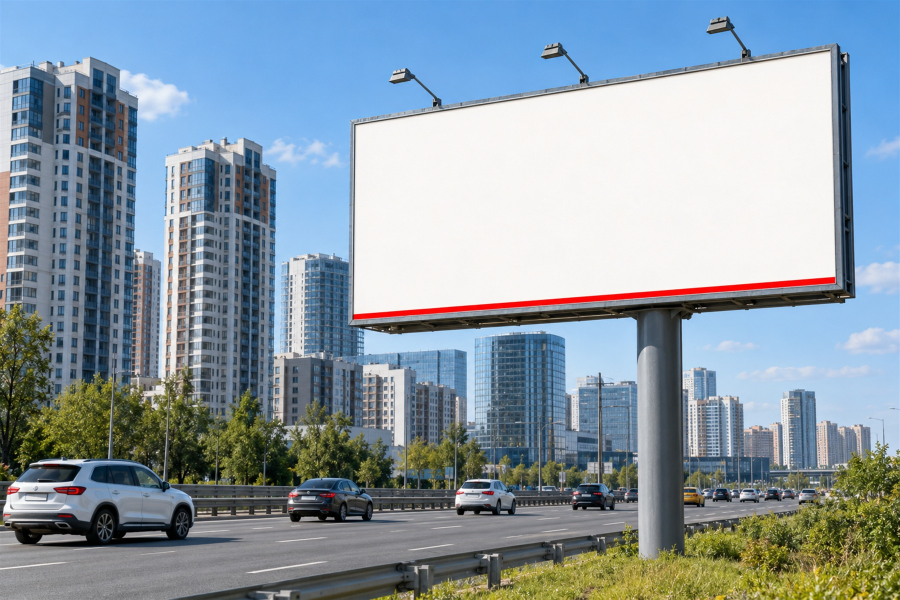
#> input picture design/assets/photos-day/day-1-highway.jpg, 1800 x 1200 px (shown at 1/2 size)
$ python comp_day.py
#> lines starting #> are read from the running program, lines starting #| are printed output that depends on the picture
import cv2, numpy as np, json, subprocess, sys, os
src='../../assets/photos-day/'
dst='out_day/'; os.makedirs(dst,exist_ok=True); os.makedirs('cr/r',exist_ok=True)
Q=json.load(open('quads_day.json'))
#> (reads design/tools/creatives/quads_day.json from the repository)
ASSIGN={'day-1-highway.jpg':1,'day-2-mall.jpg':3,'day-3-dealer.jpg':5,'day-4-cafe.jpg':2,'day-5-office.jpg':4,'day-6-residential.jpg':2}
only=sys.argv[1:] or list(ASSIGN)
jobs=[]; meta={}
for f in only:
    p=np.array(Q[f][0]['pts'],np.float32)
    ys=p[np.argsort(p[:,1])]; top=ys[:2][np.argsort(ys[:2,0])]; bot=ys[2:][np.argsort(ys[2:,0])]
    p=np.array([top[0],top[1],bot[1],bot[0]],np.float32); c0=p.mean(0); p=c0+(p-c0)*1.008; tl,tr,br,bl=p
    W=(np.linalg.norm(tr-tl)+np.linalg.norm(br-bl))/2; H=(np.linalg.norm(bl-tl)+np.linalg.norm(br-tr))/2
    # physical aspect ~ apparent aspect (perspective is mild)
    if W>=H: rw=1500; rh=int(round(1500*H/W))
    else: rh=1500; rw=int(round(1500*W/H))
    out=f'cr/r/{f[:-4]}.png'; jobs.append(f'{ASSIGN[f]}:{rw}:{rh}:{out}'); meta[f]=(out,p)
subprocess.run(['node','render.js',*jobs],check=True)
#> (this line was passed over: subprocess is not available in this run)
for f,(cpath,p) in meta.items():
    im=cv2.imread(src+f).astype(np.float32)/255; h,w=im.shape[:2]
#> after `h, w = im.shape[:2]`: h = 1200; w = 1800
    cr=cv2.imread(cpath).astype(np.float32)/255; ch,cw=cr.shape[:2]
#> after `ch, cw = cr.shape[:2]`: ch = 1200; cw = 1800
    M=cv2.getPerspectiveTransform(np.float32([[0,0],[cw,0],[cw,ch],[0,ch]]),p)
    warped=cv2.warpPerspective(cr,M,(w,h),flags=cv2.INTER_AREA if cw>w else cv2.INTER_CUBIC,borderMode=cv2.BORDER_REPLICATE)
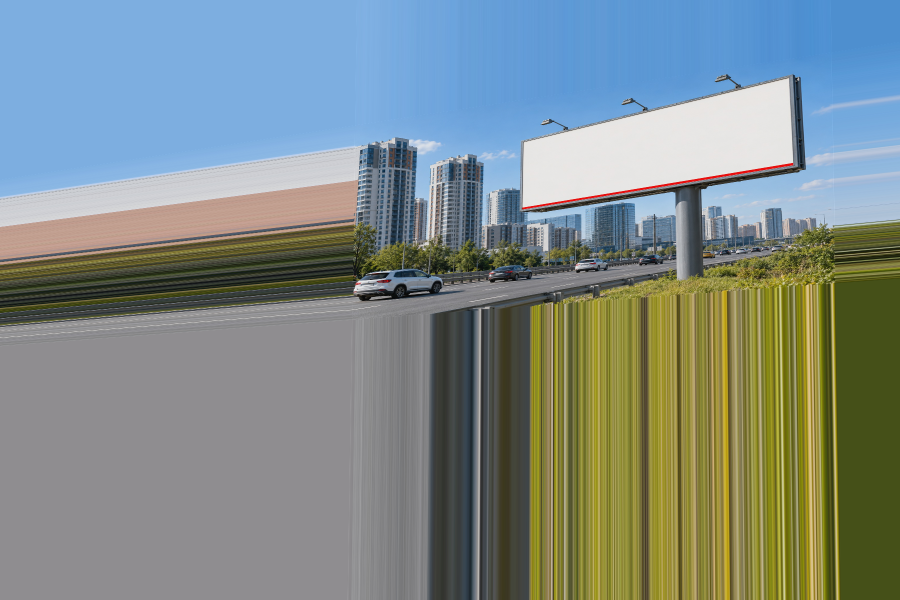
#> warped: shape (1200, 1800, 3) float32 (shown at 1/2 size); mean B, G, R 0.553, 0.568, 0.511; drawn with min black and max white
    # маска со сглаженным краем (суперсэмплинг)
    S=4; mbig=np.zeros((h*S,w*S),np.uint8); cv2.fillPoly(mbig,[(p*S).astype(np.int32)],255,lineType=cv2.LINE_AA)
#> after `cv2.fillPoly(mbig, [(p * S).astype(np.int32)], 255, lineType=cv2.LINE_`:
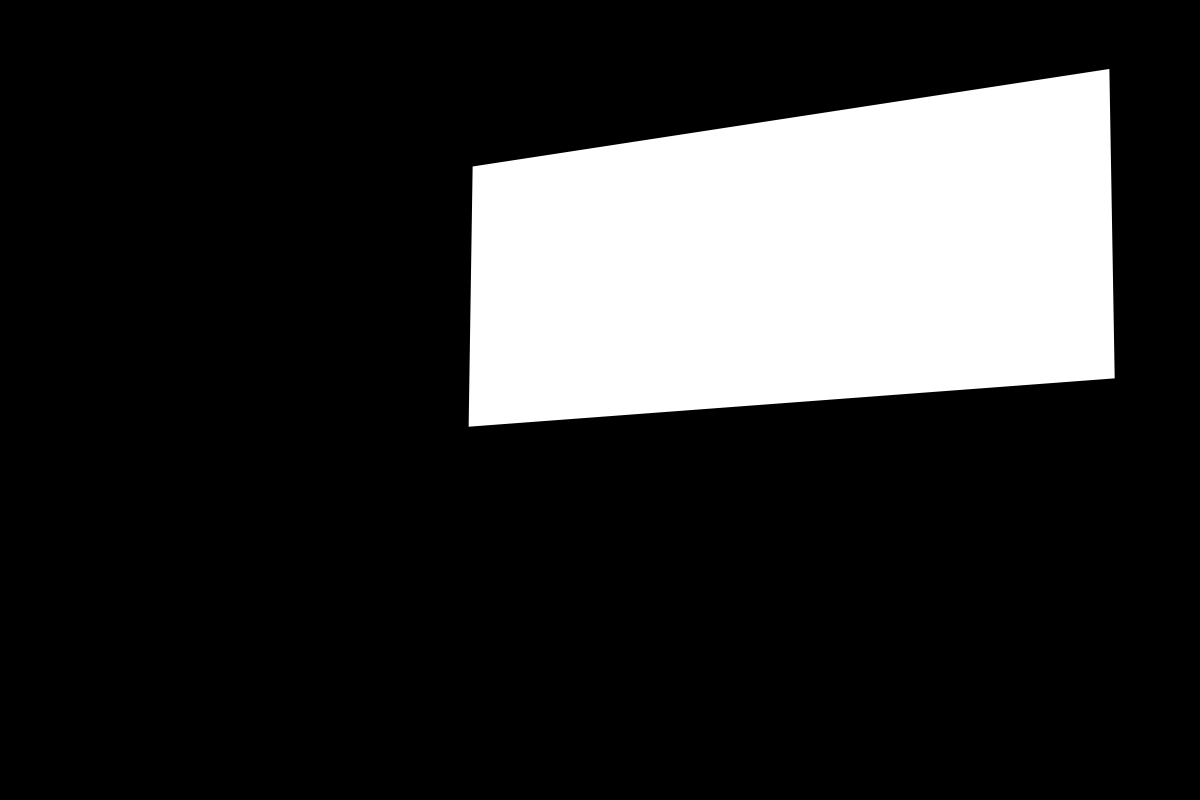
#> mbig: shape (4800, 7200) (shown at 1/6 size); min 0, max 255, mean 48.5
    mask=cv2.resize(mbig,(w,h),interpolation=cv2.INTER_AREA).astype(np.float32)/255
    mask=cv2.erode(mask,np.ones((2,2),np.uint8))
    # освещение исходного постера без надписей
    L=cv2.cvtColor((im*255).astype(np.uint8),cv2.COLOR_BGR2GRAY).astype(np.float32)/255
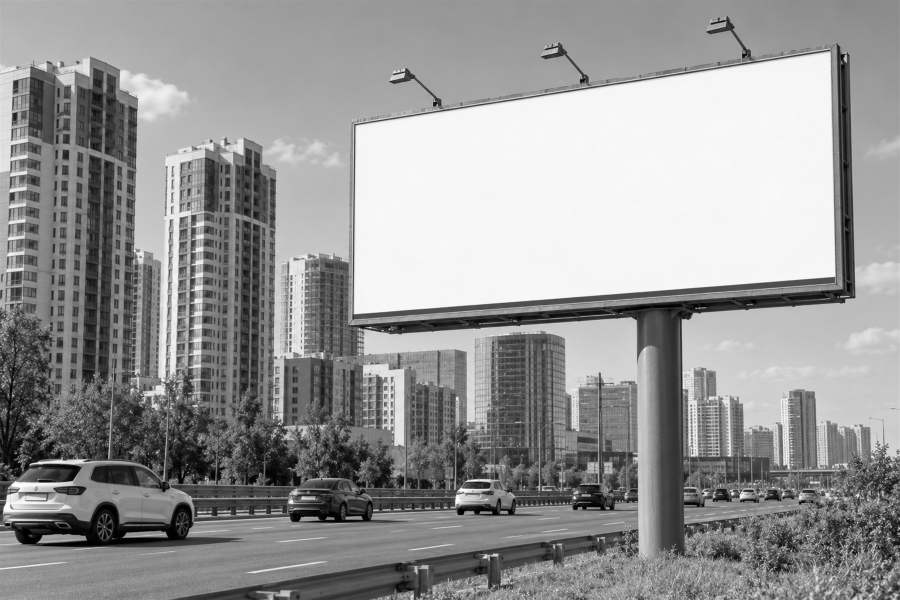
#> L: shape (1200, 1800) float32 (shown at 1/2 size); min 0, max 1, mean 0.589
    ph=max(8,int(min(np.linalg.norm(p[3]-p[0]),np.linalg.norm(p[1]-p[0]))/6))
    Lc=cv2.dilate(L,np.ones((ph,ph),np.uint8))
    Lc=cv2.GaussianBlur(Lc,(0,0),ph/2)
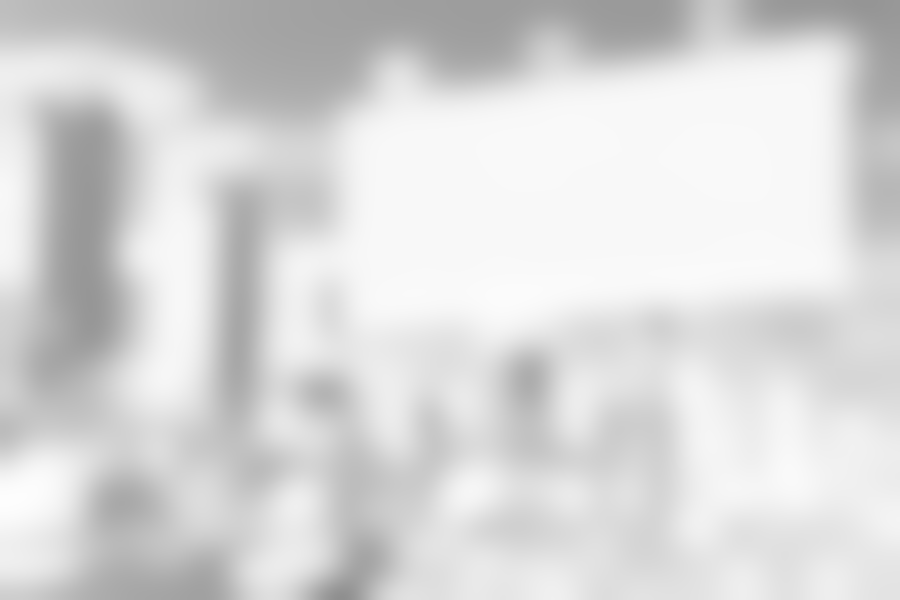
#> Lc: shape (1200, 1800) float32 (shown at 1/2 size); min 0.561, max 0.994, mean 0.851
    inside=mask>0.9
    ref=np.percentile(Lc[inside],90)
#> ref = 0.978
    shade=np.clip(Lc/ref,0.5,1.06)
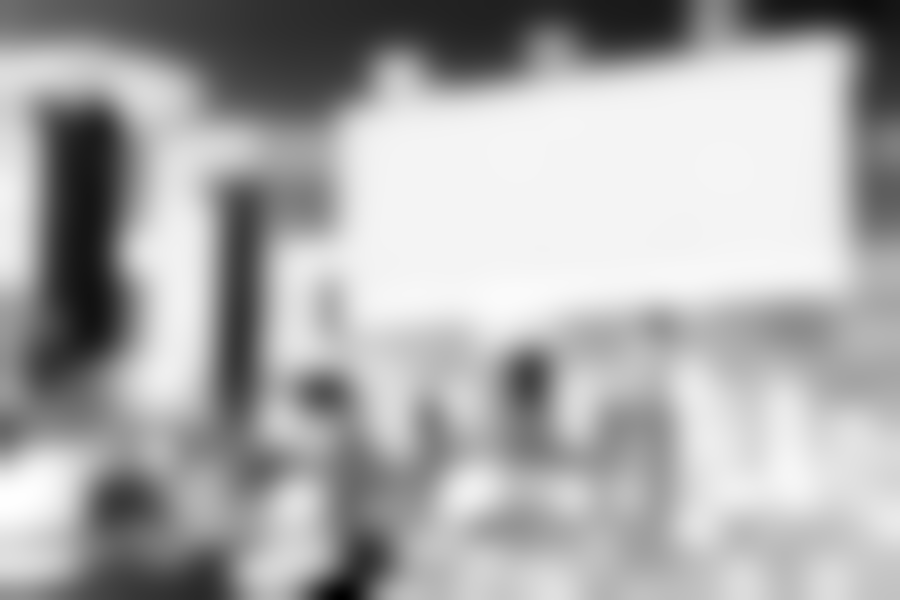
#> shade: shape (1200, 1800) float32 (shown at 1/2 size); min 0.573, max 1.02, mean 0.87; drawn with min black and max white
    # оттенок света (тёплый/холодный) — от среднего цвета белого поля
    tint=np.array([np.median(im[...,c][inside & (L>np.percentile(L[inside],60))]) for c in range(3)])
#> tint = [0.965, 0.973, 0.976]
    tint=tint/tint.max(); tint=0.6*tint+0.4
#> after `tint = tint / tint.max()`: tint = [0.988, 0.996, 1]
#> after `tint = 0.6 * tint + 0.4`: tint = [0.993, 0.998, 1]
    comp=warped*shade[...,None]*tint[None,None,:]
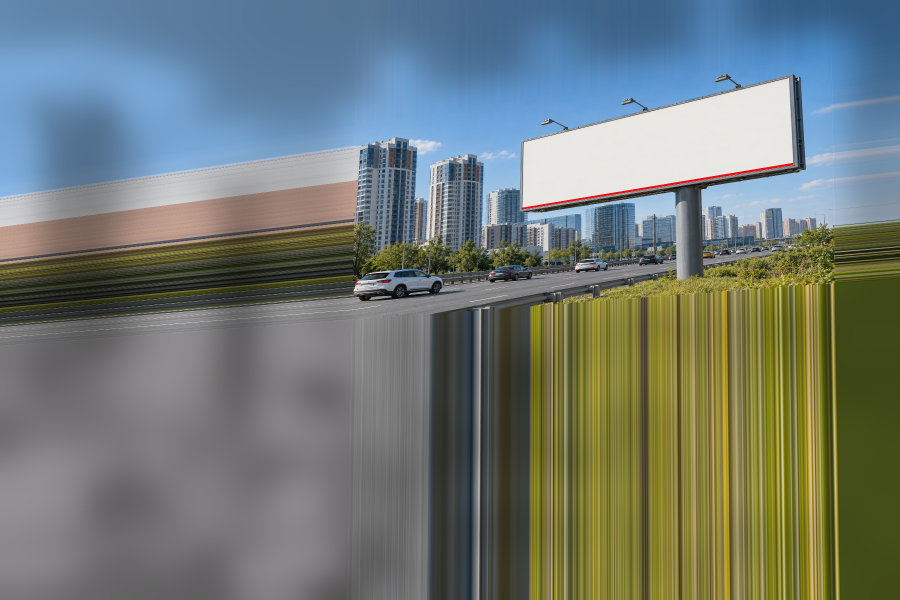
#> comp: shape (1200, 1800, 3) float32 (shown at 1/2 size); mean B, G, R 0.469, 0.491, 0.449; drawn with min black and max white
    comp=cv2.GaussianBlur(comp,(0,0),0.45)  # мягкость как у фото
    outim=im*(1-mask[...,None])+comp*mask[...,None]
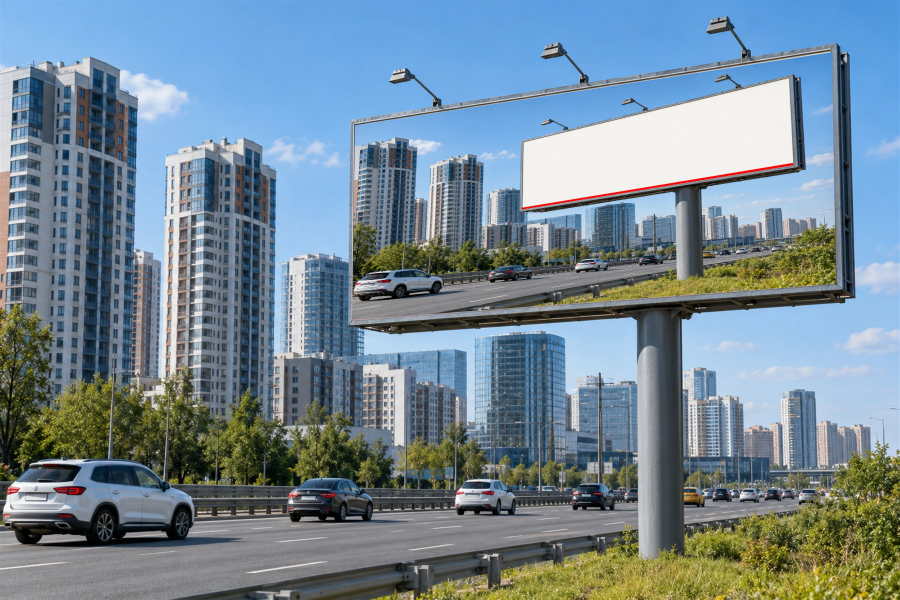
#> outim: shape (1200, 1800, 3) float32 (shown at 1/2 size); mean B, G, R 0.59, 0.541, 0.462; drawn with min black and max white
    cv2.imwrite(dst+f,(np.clip(outim,0,1)*255).astype(np.uint8),[cv2.IMWRITE_JPEG_QUALITY,86])
    print('ok',f)
#> pass 2 of the loop `for f,(cpath,p) in meta.items():`:
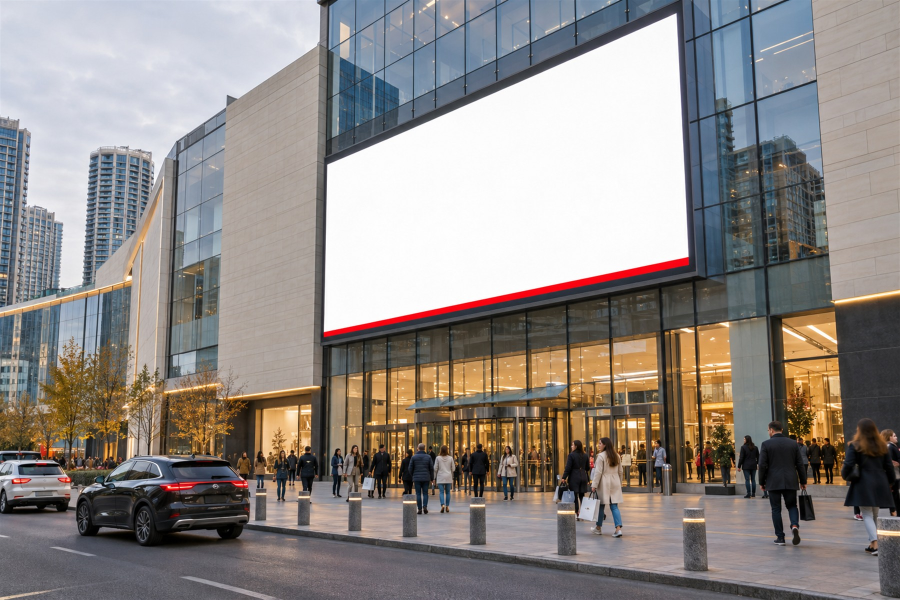
#> input picture design/assets/photos-day/day-2-mall.jpg, 1800 x 1200 px (shown at 1/2 size)
#> ref = 1
#> `shade=np.clip(Lc/ref,0.5,1.06)`:
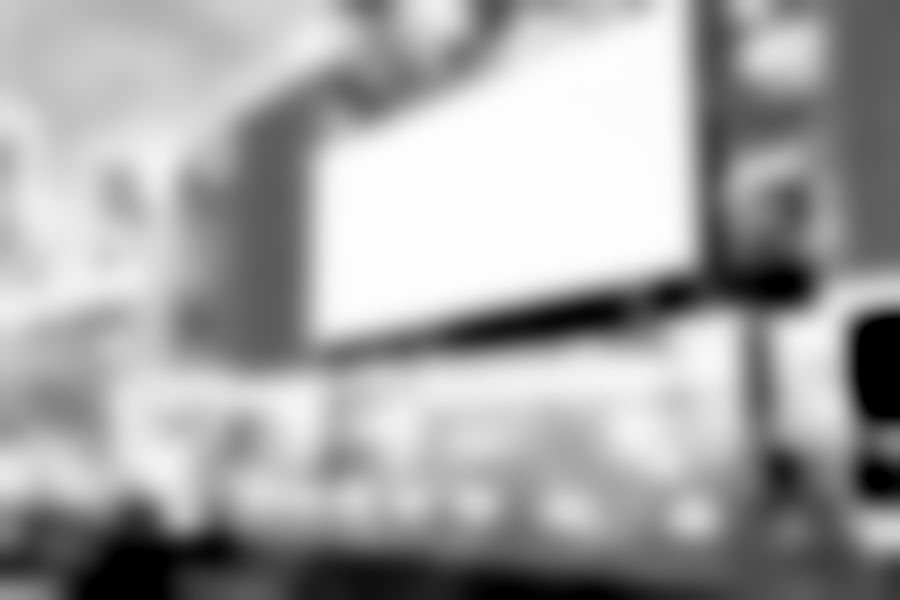
#> shade: shape (1200, 1800) float32 (shown at 1/2 size); min 0.5, max 1, mean 0.823; drawn with min black and max white
#> `tint=np.array([np.median(im[...,c][inside & (L>np.percentile(L[inside]..`: tint = [0.992, 0.992, 0.992]
#> `tint = tint / tint.max()`: tint = [1, 1, 1]
#> `outim=im*(1-mask[...,None])+comp*mask[...,None]`:
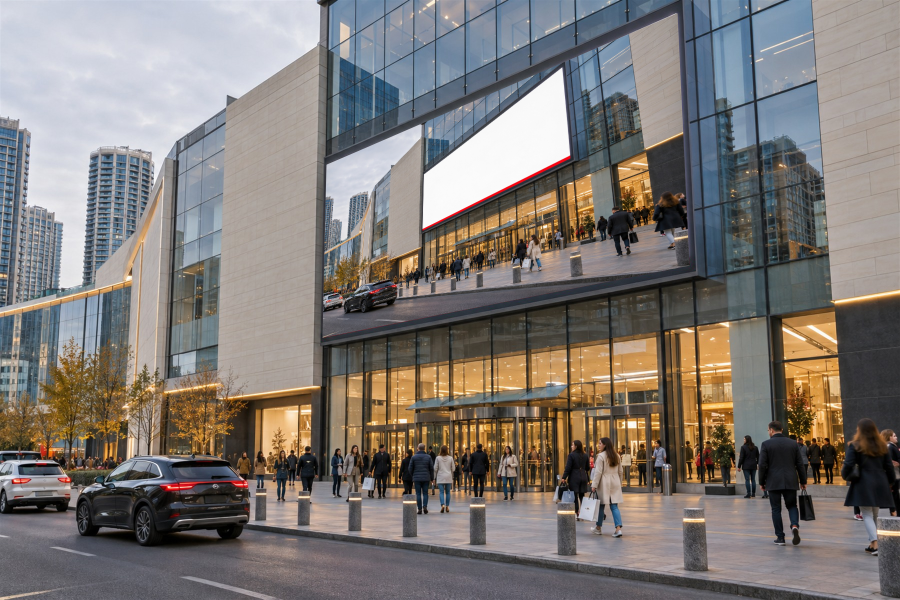
#> outim: shape (1200, 1800, 3) float32 (shown at 1/2 size); mean B, G, R 0.465, 0.481, 0.504; drawn with min black and max white
#> pass 3 of the loop `for f,(cpath,p) in meta.items():`:
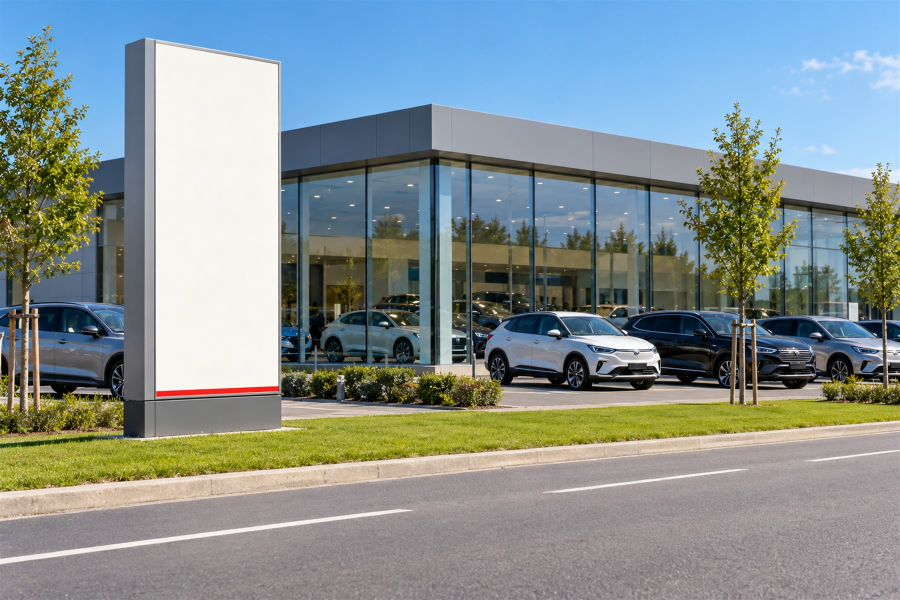
#> input picture design/assets/photos-day/day-3-dealer.jpg, 1800 x 1200 px (shown at 1/2 size)
#> ref = 0.977
#> `shade=np.clip(Lc/ref,0.5,1.06)`:
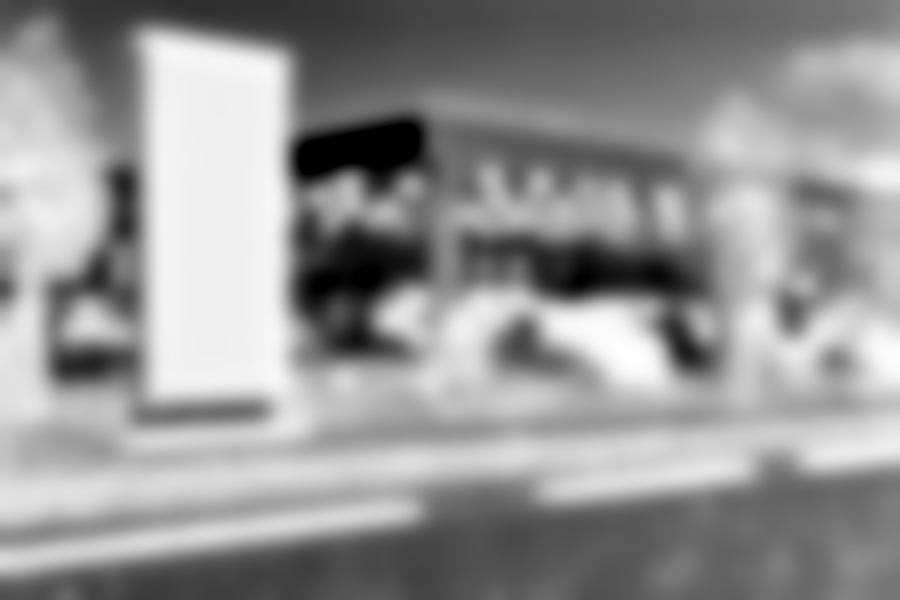
#> shade: shape (1200, 1800) float32 (shown at 1/2 size); min 0.5, max 1.02, mean 0.805; drawn with min black and max white
#> `tint=np.array([np.median(im[...,c][inside & (L>np.percentile(L[inside]..`: tint = [0.945, 0.965, 0.976]
#> `tint = tint / tint.max()`: tint = [0.968, 0.988, 1]
#> `tint = 0.6 * tint + 0.4`: tint = [0.981, 0.993, 1]
#> `outim=im*(1-mask[...,None])+comp*mask[...,None]`:
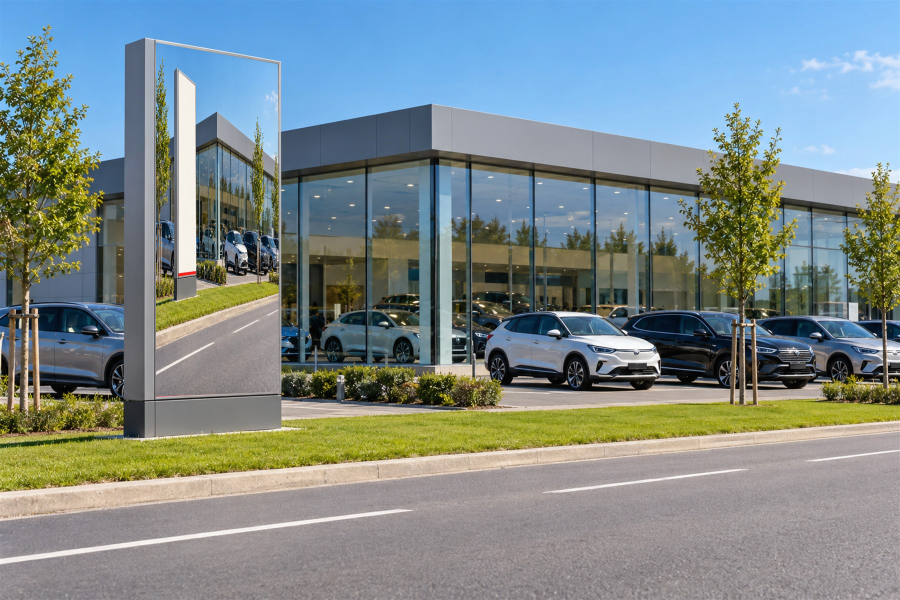
#> outim: shape (1200, 1800, 3) float32 (shown at 1/2 size); mean B, G, R 0.538, 0.538, 0.486; drawn with min black and max white
#> the loop made 6 passes; the first 3 are shown
